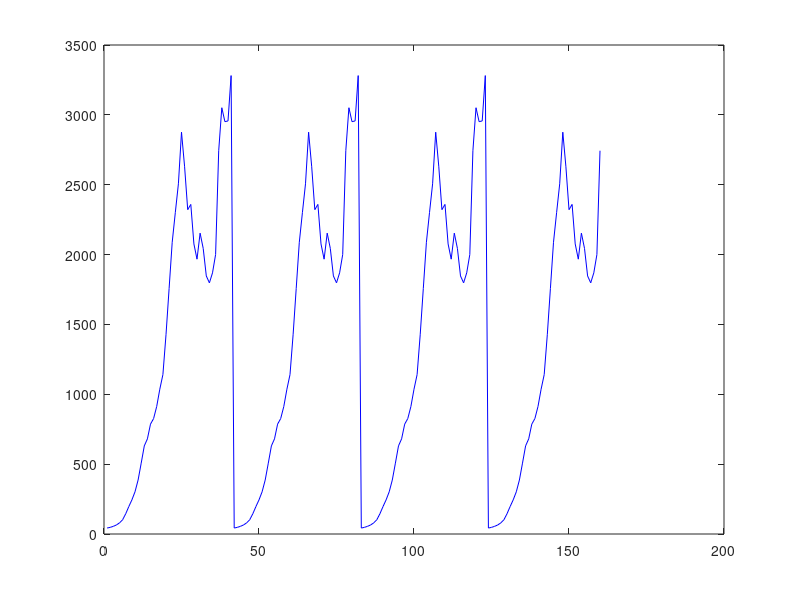

The MATLAB source for this figure: (Note: this script raises an error after producing the figure.)
clc 
clear all
close all

t=1:160;
n = 160;
%datos Dolar
%b = [42.68;47.57;54.83;64.55;79.63;101.84;144.68;196.1;244.38;302.06;386.46;507.33;630.81;680.95;786.54;826.4;912.89;1036.43;1140.96;1426.24;1756.9;2088.14;2300.1;2506.55;2875.91;2628.47;2321.49;2358.96;2076.24;1967.11;2153.3;2044.23;1846.97;1797.79;1869.1;2000.33;2743.39;3050.98;2951.32;2956.43;3281.09];
%Datos Población
%b=[25733673;26312994;28447000;29080000;29718000;30360000;31004000;31329000;31433000;32092000;32764000;33443000;34125000;34834000;35530000;36208000;36863000;37490000;38100000;38600000;39200000;39700000;40296000;40814000;41329000;41849000;42368000;42889000;43406000;43927000;44451000;44979000;45510000;46045000;46582000;47121000;47662000;48203000;48748000;49292000]/10000000;

%Datos Que provocan sobreajuste
b = [42.68;47.57;54.83;64.55;79.63;101.84;144.68;196.1;244.38;302.06;386.46;507.33;630.81;680.95;786.54;826.4;912.89;1036.43;1140.96;1426.24;1756.9;2088.14;2300.1;2506.55;2875.91;2628.47;2321.49;2358.96;2076.24;1967.11;2153.3;2044.23;1846.97;1797.79;1869.1;2000.33;2743.39;3050.98;2951.32;2956.43;3281.09;42.68;47.57;54.83;64.55;79.63;101.84;144.68;196.1;244.38;302.06;386.46;507.33;630.81;680.95;786.54;826.4;912.89;1036.43;1140.96;1426.24;1756.9;2088.14;2300.1;2506.55;2875.91;2628.47;2321.49;2358.96;2076.24;1967.11;2153.3;2044.23;1846.97;1797.79;1869.1;2000.33;2743.39;3050.98;2951.32;2956.43;3281.09;42.68;47.57;54.83;64.55;79.63;101.84;144.68;196.1;244.38;302.06;386.46;507.33;630.81;680.95;786.54;826.4;912.89;1036.43;1140.96;1426.24;1756.9;2088.14;2300.1;2506.55;2875.91;2628.47;2321.49;2358.96;2076.24;1967.11;2153.3;2044.23;1846.97;1797.79;1869.1;2000.33;2743.39;3050.98;2951.32;2956.43;3281.09;42.68;47.57;54.83;64.55;79.63;101.84;144.68;196.1;244.38;302.06;386.46;507.33;630.81;680.95;786.54;826.4;912.89;1036.43;1140.96;1426.24;1756.9;2088.14;2300.1;2506.55;2875.91;2628.47;2321.49;2358.96;2076.24;1967.11;2153.3;2044.23;1846.97;1797.79;1869.1;2000.33;2743.39;3050.98;2951.32;2956.43;3281.09];
b = b';
plot(t(1:n),b(1:n),'b')
hold on

t1 = t(1:2:n);
b1 = b(1:2:n);

t2 = t(2:2:n);
b2 = b(2:2:n );

X = interTrozos(t1',b1');


p = zeros(1,length(t1));
p2 = zeros(1,length(t2));

for i= 1:length(t1)
    
    if i == length(t1)
        p(i) = X(1,i-1)*t1(i)+ X(2,i-1);
        p2(i) = X(1,i-1)*t2(i)+ X(2,i-1);
    else
        p(i) = X(1,i)*t1(i)+ X(2,i);
        p2(i) = X(1,i)*t2(i)+ X(2,i);
    end
    
end


% t2  son los valores que no pase a interMono
% en lugar de t crear un t1 y pasarlo a interMono
% en lugar de b pasar un b1 a interMono
% b2 menos p2 estamos encontrando el error del x calculado
% en interMono, pues compara los y reales versus los generados
% con el polinomio calculado e interMono
plot(t1,p,'.r','MarkerSize',10)
plot(t1,p,'r')

error = (p2-b2).^2
